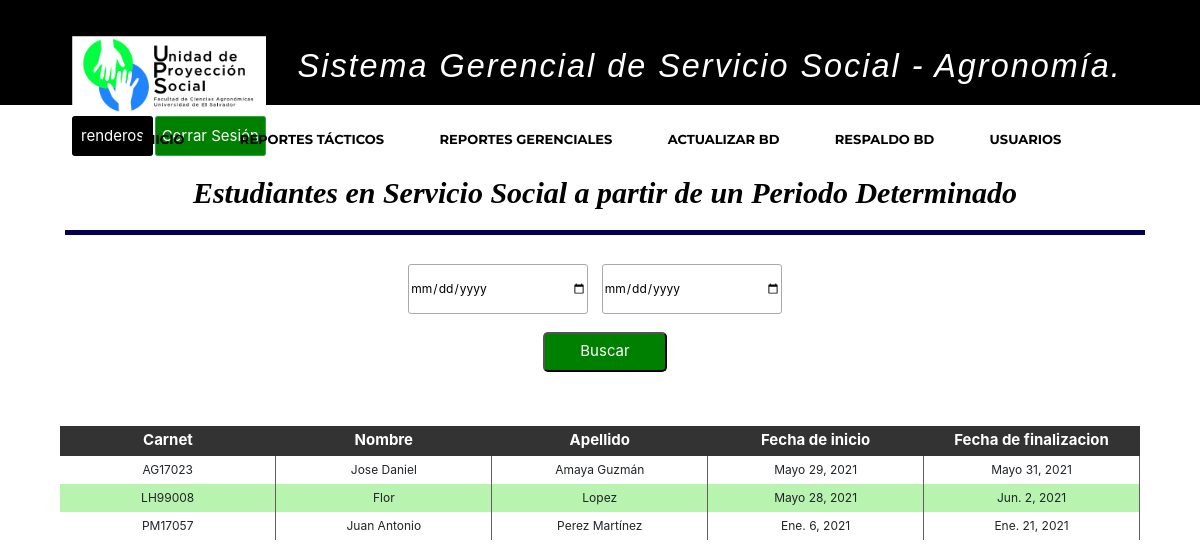
The app's page /sistemaGerencialAgro/consultaServicioSocialPeriodo/ (signed in) with its own data.
### apps/usuario/models.py (models this page shows, shortened)
class Usuario(AbstractBaseUser):
    username = models.CharField('Nombre de usuario',unique = True, max_length=15, blank=False)
    email = models.EmailField('Correo Electrónico', max_length=254,unique = True, blank=False)
    nombres = models.CharField('Nombres', max_length=200, null = False, blank=False)
    apellidos = models.CharField('Apellidos', max_length=200, null = False, blank=False)
    imagen = models.ImageField('Imagen de Perfil', upload_to='perfil/', max_length=200,blank = True,null = True)
    is_active = models.BooleanField(default = True)
    usuario_administrador = models.BooleanField(default = False)
    rol=models.CharField(max_length=3,null=False, blank=False,choices=roles,default='EST')
    objects = UsuarioManager()
    USERNAME_FIELD = 'username'
    REQUIRED_FIELDS = ['email','nombres', 'apellidos']

### apps/proyecto/models.py (models this page shows, shortened)
class Solicitud(models.Model):
    carnet_estudiante = models.OneToOneField(EstudioUniversitario, unique=True, primary_key=True, on_delete = models.CASCADE)
    codigo_entidad = models.CharField(max_length=10, null=False)
    horas_semana = models.IntegerField(null=False)
    dias_semana = models.IntegerField(null=False)
    modalidad = models.CharField(max_length=30, null=False)
    fecha_inicio = models.DateField(null=False)
    fecha_fin = models.DateField(null=True)

class EstudioUniversitario(models.Model):
    carnet_estudiante = models.OneToOneField(Estudiante, primary_key=True, unique=True, on_delete = models.CASCADE)
    codigo_carrera = models.ForeignKey(Carrera, on_delete = models.CASCADE)
    codigo_ciclo = models.IntegerField(null=False)
    porc_carrerar_aprob = models.IntegerField(null=False)
    unidades_valorativas = models.IntegerField(null=False)
    experiencia_areas_conoc = models.CharField(max_length=200, null=False)
    def __str__(self):
        return self.carnet_estudiante.__str__()

class Estudiante(models.Model):
    carnet_estudiante = models.CharField(primary_key=True, max_length=7, null=False)
    nombre_estudiante = models.CharField(max_length=50, null=False)
    apellido_estudiante = models.CharField(max_length=50, null=False)
    sexo_estudiante = models.CharField(max_length=1, null=False)
    telefono_estudiante = models.IntegerField(null=False)
    correo_estudiante = models.CharField(max_length=100, null=False)
    direccion_estudiante = models.CharField(max_length=250, null=False)
    def __str__(self):
        return self.carnet_estudiante

### apps/proyecto/views.py (the view)
# urls.py: path('sistemaGerencialAgro/consultaServicioSocialPeriodo/', login_required(consultaEstudiantesPeriodo), name="consulta_periodo_servsocial"),
def consultaEstudiantesPeriodo(request):
    consulta_periodo=Solicitud.objects.order_by('carnet_estudiante')
    context = {
        'consulta_periodo':consulta_periodo,
    }
    return render(
        request,
        'proyecto/estudiantesServSocPeriodo.html', context
    )

### templates/proyecto/estudiantesServSocPeriodo.html (shortened to what this page needs)
{% extends 'base/base.html' %}
{% block content %}
  <header>
    <div class="container">
        <h2 align="center" class="form-titulo" style ="margin-left: 5px;">Estudiantes en Servicio  Social a partir de un Periodo Determinado</h2>
    </div>
  </header>
<div class="container">
    <div align="center" class="busqueda">
        <form method="POST" action="{% url 'sistemaGerencialAgro:filtrar_periodo_servsocial' %}">
            <input type="date" name="fechaInicio"  id = "fecha1" class = "input-style" placeholder="Porfavor Seleccione la Fecha de inicio." maxlength="7" required>
            <input type="date" name="fechaFin"  id = "fecha2" class = "input-style" placeholder="Porfavor Seleccione la Fecha de Fin." maxlength="7" required>
            <input class="btn-buscar btn-busqueda" type = "submit" value = "Buscar" id = "fechaBuscar"></br></br>
        </form>
    </div>
    <div>
        <table>
            <thead>
        	   <tr>
                    <th>Carnet</th>
            		<th>Nombre</th>
                    <th>Apellido</th>
            	    <th>Fecha de inicio</th>
            	    <th>Fecha de finalizacion</th>
        		</tr>
            </thead>
            {% if periodo_servicio_filtro %}
                {% if fecha_inicio < fecha_fin %}
                    {% for  periodo in periodo_servicio_filtro %}
                        {% if fecha_inicio <= periodo.fecha_inicio|date:"Y-m-d" and fecha_fin >= periodo.fecha_inicio|date:"Y-m-d" or fecha_inicio  <= periodo.fecha_fin|date:"Y-m-d" and fecha_fin >= periodo.fecha_fin|date:"Y-m-d" %}
                            <tr class="etiqueta-tr">
                                <td class="th-borde width-th-xx" style = "text-align:center;">{{ periodo.carnet_estudiante}}</td>
                                <td class="th-borde width-th-xx" style = "text-align:center;">{{ periodo.carnet_estudiante.carnet_estudiante.nombre_estudiante}}</td>
                                <td class="th-borde width-th-xx" style = "text-align:center;">{{ periodo.carnet_estudiante.carnet_estudiante.apellido_estudiante }}</td>
                                <td class="th-borde width-th-xx" style = "text-align:center;">{{ periodo.fecha_inicio }}</td>
                                <td class="th-borde width-th-xx" style = "text-align:center;">{{ periodo.fecha_fin }}</td>
                            </tr>
                        {% endif %}
                    {% endfor %}
                {% else %}
                    <h4 style="color: red"> ¡Error! La fecha Inicial no puede ser menor a la fecha Final</h4>
                    <br>
                {% endif %}
            {% elif consulta_periodo %}
                {% for periodo in consulta_periodo %}
                        <tr class="etiqueta-tr">
                            <td class="th-borde width-th-xx" style = "text-align:center;">{{ periodo.carnet_estudiante}}</td>
                            <td class="th-borde width-th-xx" style = "text-align:center;">{{ periodo.carnet_estudiante.carnet_estudiante.nombre_estudiante}}</td>
                            <td class="th-borde width-th-xx" style = "text-align:center;">{{ periodo.carnet_estudiante.carnet_estudiante.apellido_estudiante }}</td>
                            <td class="th-borde width-th-xx" style = "text-align:center;">{{ periodo.fecha_inicio }}</td>
                            <td class="th-borde width-th-xx" style = "text-align:center;">{{ periodo.fecha_fin }}</td>
                        </tr>
                {% endfor %}
            {% endif %}
        </table>
    </div>
{% endblock %}

### templates/base/base.html (shortened to what this page needs)
{% load static %}
<!DOCTYPE html>
<html>
<head>
 {% block head %}
	{% block static %}
	<link rel = "stylesheet" href = "{% static 'lib/bootstrap/css/bootstrap.min.css' %}">
	<link rel = "stylesheet" href = "{% static 'lib/animate/animate.min.css' %}">
	<link rel = "stylesheet" href = "{% static 'lib/ionicons/css/ionicons.min.css' %}">
	<link rel = "stylesheet" href = "{% static 'css/style.css' %}">
	<link rel = "stylesheet" href = "{% static 'css/bootstrap.min.css' %}">
	<link rel = "stylesheet" href = "{% static 'css/archivo.css' %}">
	<link rel = "stylesheet" href = "{% static 'css/estilos_sec_not.css' %}">
	<link rel = "stylesheet" type = "text/css" href = "{% static 'css/jquery-ui.css' %}"/>
	<link rel = "stylesheet" type = "text/css" href = "{% static 'css/jquery.dataTables.min.css' %}"/>
	{% endblock %}
{% endblock %}
</head>
{% if user.is_authenticated %}
<body>
  <header id="header">
    <div class="container-fluid navbar navbar-light" style="height:90px;">
      <div id="logo" class="pull-left">
        <a  href=" {% url 'sistemaGerencialAgro:index' %}"><img src="{% static 'img/logoUPSAgro.png' %} " class ="imglogo"></a>
        <h1>Sistema Gerencial de Servicio Social - Agronom&iacute;a.</h1>
      </div>
      <div id="logo" class="pull-rigth">
				<a href="{% url 'password_change' %}" style="text-decoration:none"><input type="button" href="{% url 'password_change' %}" class="btn-success btn" name="submit" value="{{ user.username }}" style="background:black; border:none"></a>
        <a href="{% url 'usuario:logout' %}" style="text-decoration:none"><input type="button" class="btn btn-success btn-sm" name="submit" value="Cerrar Sesi&oacute;n" style="background:green;"></a>
			</div>
    </div>
    <div class="bot">
      <ul class="nav-menu">
        <li class="list-group-item" onclick="window.location.href='{% url 'sistemaGerencialAgro:index' %}'"><a style="text-decoration:none" href="{% url 'sistemaGerencialAgro:index' %}">Inicio</a></li>
        <li class="list-group-item menu-has-children"><a style="text-decoration:none" href="#intro">Reportes T&aacute;cticos</a>
        </li>
        {% if request.user.rol == 'ADM' or request.user.rol == 'GER' %}
        <li class="list-group-item menu-has-children"><a style="text-decoration:none" href="#intro">Reportes Gerenciales</a>
        </li>
        {% endif %}
        {% if request.user.rol == 'ADM'%}
        <li class="list-group-item" onclick="window.location.href='{% url 'sistemaGerencialAgro:procedimientoETL' %}'"><a style="text-decoration:none" href="{% url 'sistemaGerencialAgro:procedimientoETL' %}">Actualizar BD</a></li>
        <li class="list-group-item" onclick="window.location.href='{% url 'sistemaGerencialAgro:actualizarBD' %}'"><a style="text-decoration:none" href="{% url 'sistemaGerencialAgro:actualizarBD' %}">Respaldo BD</a></li>
        <li class="list-group-item" onclick="window.location.href='{% url 'usuario:inicio_usuarios' %}'"><a style="text-decoration:none" href="{% url 'usuario:inicio_usuarios' %}">Usuarios</a></li>
        {% endif %}
      </ul>
    </div>
  </header>
  <section>
    <div class="container">
  		{% block content %}{%endblock%}
    </div>
  </section>
</body>
{% endif %}
</html>

### static/css/style.css (style rules this page uses)
body { background: #fff; color: #666666; font-family: "Open Sans", sans-serif; }
a { color: #18d26e; transition: 0.5s; }
h1, h2, h3, h4, h5, h6 { font-family: "Montserrat", sans-serif; font-weight: 400; margin: 0 0 20px 0; padding: 0; }
#header { padding: 30px 0; height: 105px; position: fixed; left: 0; top: 0; right: 0; transition: all 0.5s; z-index: 57; background-color: black; display: block; }
#header #logo { float: left; }
#header #logo h1 { font-size: 2.7vw; margin: 30px; padding: 0; line-height: 1; font-family: "Perpetua", Helvetica, Arial; font-style: italic; font-weight: 50; letter-spacing: 2px; }
#header #logo img { padding: 0; margin: 0; }
.nav-menu, .nav-menu * { margin: 0; padding: 0; list-style: none; text-align: center; display: block; }
.nav-menu li { position: relative; white-space: nowrap; }
.nav-menu > li { float: center; }
.nav-menu a { padding: 0 8px 10px 8px; text-decoration: none; display: inline-block; color: black; font-family: "Montserrat", sans-serif; font-weight: 700; font-size: 13px; text-transform: uppercase; outline: none; }
.nav-menu > li { margin-left: 10px; }
@media (min-width: 1024px) { #header #logo { padding-left: 60px; } }

### static/css/archivo.css (style rules this page uses)
html { font-size: 12px; }
h1 { text-align: center; font: oblique bold 100% cursive; font-weight: bold; font-size: 30px; color: white; margin-left: 10px; }
section, .container { display: block; width: 100%; margin-left: auto; margin-right: auto; }
section { font-size: inherit; }
.bot { background-color: white; text-align: center; }
.btn { display: inline; background-color: green; color: white; horiz-align: right; font-size: 13px; text-align: center; white-space: nowrap; }
.list-group-item { display: inline-block; margin-left: 8px; margin-right: 8px; padding: 10px; background-color: transparent; border: none; font-size: 12px; color: black; }
h2 { text-align: center; font: oblique bold 100% cursive; color: black; padding-right: 150px; }
.imglogo { display: inline-block; width: auto; height: 80px; background-repeat: no-repeat; background-size: contain; }
header { display: block; width: 100%; font-size: 5px; }
header h1 { display: inline; }
table { width: 100%; }
table tbody td { text-align: center; }
thead { background-color: #333333; }
input { width: 180px; height: 20px; }
input[type="button"], input[type="submit"] { font-size: 15px; width: auto; height: 40px; white-space: nowrap; }
th, tr th { color: white; text-align: center; font-size: 15px; height: 30px; }

### static/css/estilos_sec_not.css (style rules this page uses)
.container { display: block; text-align: center; margin-left: auto; margin-right: auto; }
.form-titulo { background: white; color: black; padding: 20px; text-align: center; font-weight: 100px; font-size: 30px; border-bottom: 5px solid #000050; margin-top: 30px; width: 100%; }
.input-style { margin-right:10px; height: 50px; border-radius: 3px; border: 1px solid darkgray; }
.btn-buscar { text-align: center; background: green; color: white; margin: auto; padding: 0px 35px; border-radius: 5px ; }
.btn-busqueda { margin-left: 10px; }
.width-th-xx { width: 10%; padding: 5px; }
.th-borde { border-right:0.5px solid #646060; }
tr:nth-child(even) { background-color: #b8f3af; }

### records on screen
Usuario: submit "renderos"
Solicitud: carnet_estudiante "AG17023", carnet_estudiante.carnet_estudiante.nombre_estudiante "Jose Daniel", carnet_estudiante.carnet_estudiante.apellido_estudiante "Amaya Guzmán", fecha_inicio "Mayo 29, 2021", fecha_fin "Mayo 31, 2021"
Solicitud: carnet_estudiante "LH99008", carnet_estudiante.carnet_estudiante.nombre_estudiante "Flor", carnet_estudiante.carnet_estudiante.apellido_estudiante "Lopez", fecha_inicio "Mayo 28, 2021", fecha_fin "Jun. 2, 2021"
Solicitud: carnet_estudiante "PM17057", carnet_estudiante.carnet_estudiante.nombre_estudiante "Juan Antonio", carnet_estudiante.carnet_estudiante.apellido_estudiante "Perez Martínez", fecha_inicio "Ene. 6, 2021", fecha_fin "Ene. 21, 2021"
